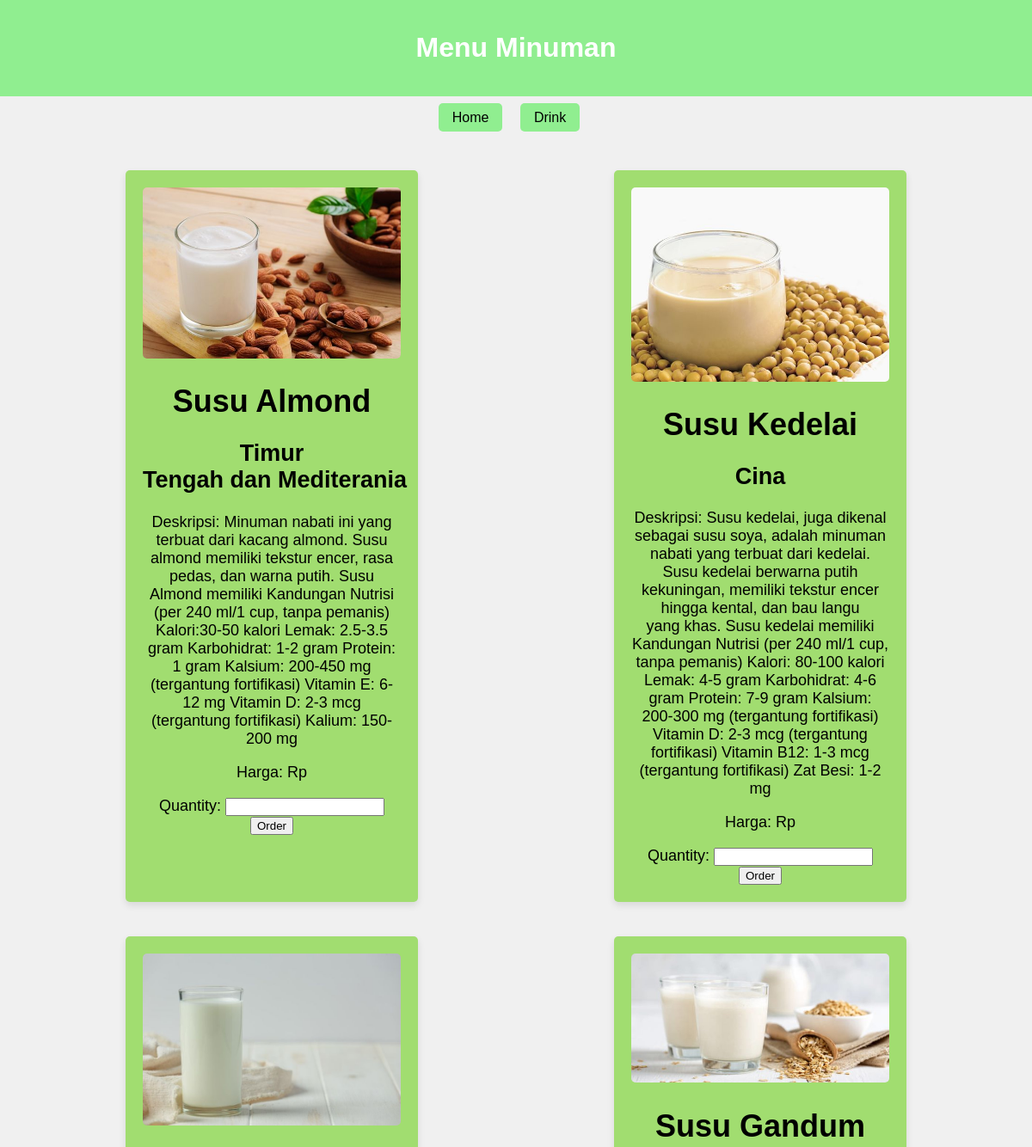
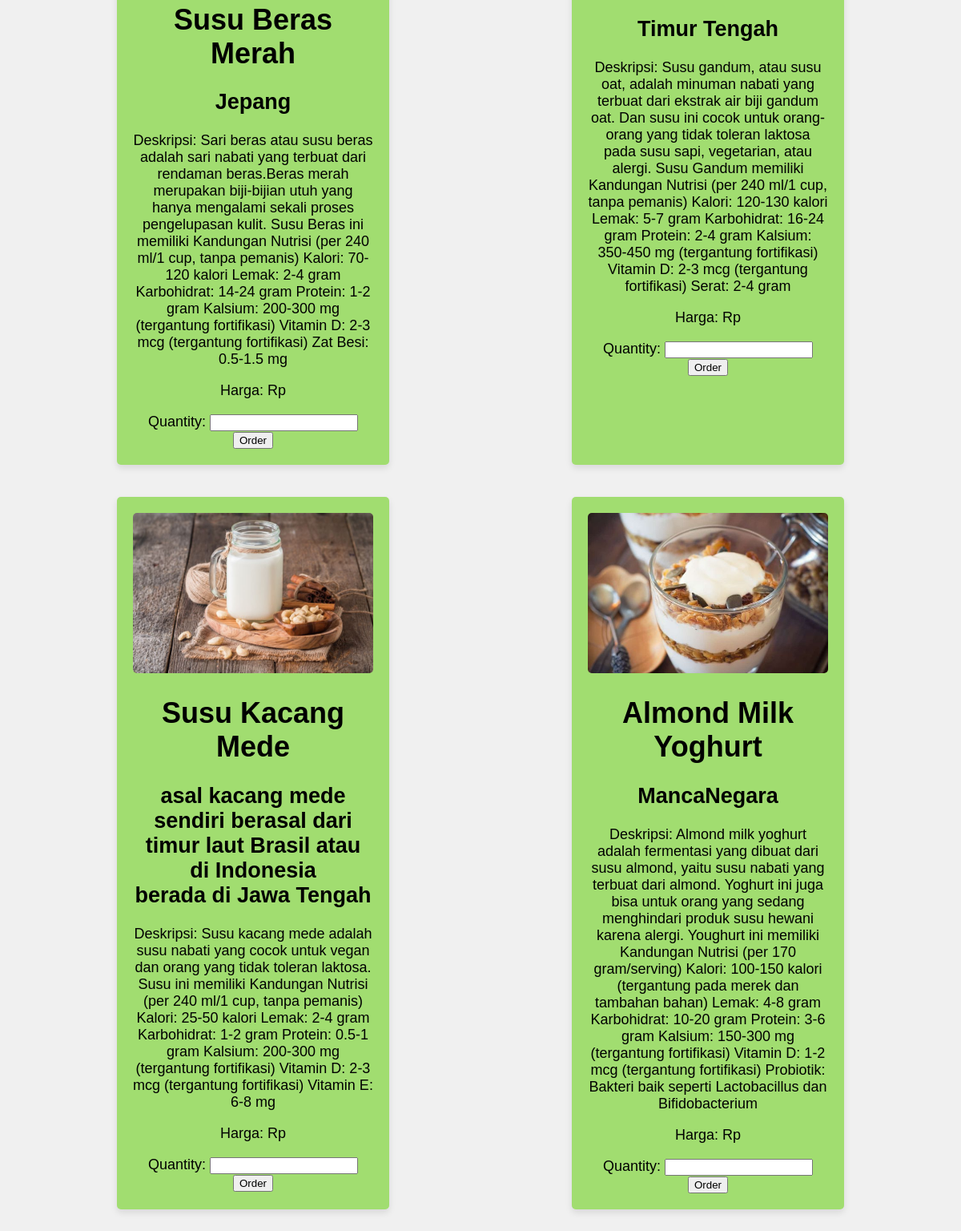
The app's page /ukl/drink.php with its own data (2 pictures, top to bottom).
### tables this page shows
CREATE TABLE `minuman` (
  `id_minuman` int(11) NOT NULL,
  `nama_minuman` varchar(100) NOT NULL,
  `asal_minuman` varchar(100) NOT NULL,
  `deskripsi` varchar(1000) NOT NULL,
  `foto` varchar(100) NOT NULL,
  `id_user` int(100) NOT NULL
);

### ukl/drink.php (the view, shortened to what this page needs)
<!DOCTYPE html>
<html>
<head>
</head>
<body>
	<header>
		<h1>Menu Minuman</h1>
	</header>
	<ul>
		<li><a href="home.php">Home</a></li>
		<li><a href="foods.php">Drink</a></li>
	</ul>
	<main>
		<?php
		include 'koneksi.php';
		$query_mysql = mysqli_query($mysqli, "SELECT * FROM minuman") or die(mysqli_error($mysqli));
		while ($data = mysqli_fetch_array($query_mysql)) { ?>
			<div class="menu-item">
				<img src="<?php echo $data['foto']; ?>" alt="<?php echo $data['nama_minuman']; ?>">
				<h1><?php echo $data['nama_minuman']; ?></h1>
				<h2><?php echo $data['asal_minuman']; ?></h2>
				<p>Deskripsi: <?php echo $data['deskripsi']; ?></p>
				<p>Harga: Rp<?php echo $data['harga_minuman']; ?></p>
				<form action="order.php" method="post">
					<label for="quantity">Quantity:</label>
					<input type="number" id="quantity" name="quantity" min="1" required>
					<input type="submit" value="Order">
				</form>
			</div>
		<?php } ?>
	</main>
</body>
</html>

### ukl/drink.php (style rules this page uses)
body { font-family: Arial, sans-serif; margin: 0; padding: 0; background-color: #f0f0f0; }
header { background-color: #90EE90; color: #fff; padding: 1rem; text-align: center; }
main { display: flex; flex-wrap: wrap; justify-content: space-around; margin: 2rem; }
.menu-item { width: 300px; height: auto; background-color: #A1DD70; text-align: center; padding: 20px; margin: 20px; border-radius: 5px; box-shadow: 0 4px 8px rgba(0, 0, 0, 0.1); transition: transform 0.3s, box-shadow 0.3s; font-size: 18px; }
.menu-item img { max-width: 100%; border-radius: 5px; }
ul { list-style: none; padding: 0; margin: 1rem; text-align: center; }
ul li { display: inline; margin-right: 1rem; }
ul li a { text-decoration: none; color: #000; background-color: #90EE90; padding: 0.5rem 1rem; border-radius: 5px; transition: background-color 0.3s; }

### records on screen
minuman: foto (picture), nama_minuman "Susu Almond", asal_minuman "Timur Tengah dan Mediterania", deskripsi "Minuman nabati ini yang terbuat dari kacang almond. Susu almond memiliki tekstur encer, rasa pedas, dan warna putih. Susu Almond memiliki Kandungan Nutrisi (per 240 ml/1 cup, tanpa pemanis) Kalori:30-50 kalori Lemak: 2.5-3.5 gram Karbohidrat: 1-2 gram Protein: 1 gram Kalsium: 200-450 mg (tergantung fortifikasi) Vitamin E: 6-12 mg Vitamin D: 2-3 mcg (tergantung fortifikasi) Kalium: 150-200 mg"
minuman: foto (picture), nama_minuman "Susu Kedelai", asal_minuman "Cina", deskripsi "Susu kedelai, juga dikenal sebagai susu soya, adalah minuman nabati yang terbuat dari kedelai. Susu kedelai berwarna putih kekuningan, memiliki tekstur encer hingga kental, dan bau langu yang khas. Susu kedelai memiliki Kandungan Nutrisi (per 240 ml/1 cup, tanpa pemanis) Kalori: 80-100 kalori Lemak: 4-5 gram Karbohidrat: 4-6 gram Protein: 7-9 gram Kalsium: 200-300 mg (tergantung fortifikasi) Vitamin D: 2-3 mcg (tergantung fortifikasi) Vitamin B12: 1-3 mcg (tergantung fortifikasi) Zat Besi: 1-2 mg"
minuman: foto (picture), nama_minuman "Susu Beras Merah", asal_minuman "Jepang", deskripsi "Sari beras atau susu beras adalah sari nabati yang terbuat dari rendaman beras.Beras merah merupakan biji-bijian utuh yang hanya mengalami sekali proses pengelupasan kulit. Susu Beras ini memiliki Kandungan Nutrisi (per 240 ml/1 cup, tanpa pemanis) Kalori: 70-120 kalori Lemak: 2-4 gram Karbohidrat: 14-24 gram Protein: 1-2 gram Kalsium: 200-300 mg (tergantung fortifikasi) Vitamin D: 2-3 mcg (tergantung fortifikasi) Zat Besi: 0.5-1.5 mg"
minuman: foto (picture), nama_minuman "Susu Gandum", asal_minuman "Timur Tengah", deskripsi "Susu gandum, atau susu oat, adalah minuman nabati yang terbuat dari ekstrak air biji gandum oat. Dan susu ini cocok untuk orang-orang yang tidak toleran laktosa pada susu sapi, vegetarian, atau alergi. Susu Gandum memiliki Kandungan Nutrisi (per 240 ml/1 cup, tanpa pemanis) Kalori: 120-130 kalori Lemak: 5-7 gram Karbohidrat: 16-24 gram Protein: 2-4 gram Kalsium: 350-450 mg (tergantung fortifikasi) Vitamin D: 2-3 mcg (tergantung fortifikasi) Serat: 2-4 gram"
minuman: foto (picture), nama_minuman "Susu Kacang Mede", asal_minuman "asal kacang mede sendiri berasal dari timur laut Brasil atau di Indonesia berada di Jawa Tengah", deskripsi "Susu kacang mede adalah susu nabati yang cocok untuk vegan dan orang yang tidak toleran laktosa. Susu ini memiliki Kandungan Nutrisi (per 240 ml/1 cup, tanpa pemanis) Kalori: 25-50 kalori Lemak: 2-4 gram Karbohidrat: 1-2 gram Protein: 0.5-1 gram Kalsium: 200-300 mg (tergantung fortifikasi) Vitamin D: 2-3 mcg (tergantung fortifikasi) Vitamin E: 6-8 mg"
minuman: foto (picture), nama_minuman "Almond Milk Yoghurt", asal_minuman "MancaNegara", deskripsi "Almond milk yoghurt adalah fermentasi yang dibuat dari susu almond, yaitu susu nabati yang terbuat dari almond. Yoghurt ini juga bisa untuk orang yang sedang menghindari produk susu hewani karena alergi. Youghurt ini memiliki Kandungan Nutrisi (per 170 gram/serving) Kalori: 100-150 kalori (tergantung pada merek dan tambahan bahan) Lemak: 4-8 gram Karbohidrat: 10-20 gram Protein: 3-6 gram Kalsium: 150-300 mg (tergantung fortifikasi) Vitamin D: 1-2 mcg (tergantung fortifikasi) Probiotik: Bakteri baik seperti Lactobacillus dan Bifidobacterium"
